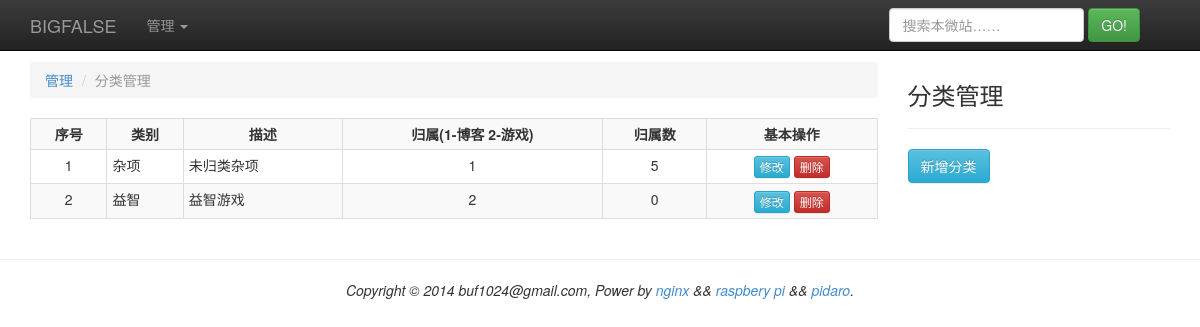
The app's page /manage/catalog (signed in) with its own data.
### tinylog/models.py (models this page shows, shortened)
class Settings(models.Model):
    title = models.CharField(max_length = 128)
    brand = models.CharField(max_length = 128)
    copy_info = models.CharField(max_length = 256)
    blog_display_count = models.IntegerField()
    blog_notify = models.BooleanField()
    blog_overview = models.BooleanField()
    game_menu_count = models.IntegerField()
    create_time = models.DateTimeField()
    update_time = models.DateTimeField()

class Catalog(models.Model):
    name = models.CharField(max_length = 64)
    desc = models.CharField(max_length = 512, null=True)
    type = models.IntegerField()
    create_time = models.DateTimeField()
    update_time = models.DateTimeField()

### tinylog/views.py (the view)
# urls.py: url(r'^manage/catalog$', 'tinylog.views.mngcatalog'),
def mngcatalog(req):
    r = try_redirect(req)
    if r != None:
        return r
    settings = get_settings()
    setting = settings['setting']
    d = {}
    d['extral_block'] = get_mngcatalog_extral_block()
    d['header_block'] = get_header_block(setting.title + u' : 分类管理',
                                              extjs = ['/js/mngcatalog.js'])
    d['nav_block'] = get_nav_block(req)
    d['content_block'] = get_mngcatalog_block()
    d['footer_block'] = get_footer_block()
    t = get_template('general.html')
    c = Context(d)
    h = t.render(c)
    return HttpResponse(h)

### tinylog/util.py (called while the page is built, shortened)
def get_settings(is_force = False):
    global _g_last_time
    global _g_read_interval
    now = int(time())
    diff = now - _g_last_time
    return _g_settings

def get_header_block(webtitle, extjs = None, extcss = None):
    settings = get_settings()
    d = {}
    d['webtitle'] = webtitle
    d['mstdjss'] = settings['stdjss']
    d['mstdcss'] = settings['stdcss']
    d['mextjs'] = extjs
    d['mextcss'] = extcss
    t = get_template('header.html')
    c = Context(d)
    h = t.render(c)
    return h

def get_nav_block(req):
    settings = get_settings()
    setting = settings['setting']
    games = settings['games']
    d = {}
    d['brand'] = setting.brand
    d['games'] = games
    d['admin'] = is_admin(req)
    t = get_template('nav.html')
    c = Context(d)
    h = t.render(c)
    return h

def get_footer_block():
    settings = get_settings()
    setting = settings['setting']
    d = {}
    d['copy_info'] = setting.copy_info
    t = get_template('footer.html')
    c = Context(d)
    h = t.render(c)
    return h

def get_confirm_dialog():
    d = {}
    d['dialog_id'] = 'dialog_confirm'
    d['dialog_title_id'] = 'dialog_confirm_title'
    d['dialog_body_id'] = 'dialog_confirm_body'
    d['dialog_title'] = u'确认'
    d['dialog_body'] = u'<h2>操作不可逆，是否确定？</h2>'
    btn_no = {}
    btn_no['id'] = 'dialog_confirm_no'
    btn_no['title'] = u'取消'
    btn_yes = {}
    btn_yes['id'] = 'dialog_confirm_yes'
    btn_yes['title'] = u'确定'
    d['btns'] = [btn_no, btn_yes]
    t = get_template('dialog.html')
    c = Context(d)
    h = t.render(c)
    return h

def is_admin(req):
    return req.user.is_authenticated()

def try_redirect(req = None):
    if is_admin(req) == False:
        return HttpResponseRedirect('/manage/admin')
    return None

### tinylog/util_catalog.py (called while the page is built)
def get_mngcatalog_block():
    settings = get_settings()
    pcatalogs = settings['pcatalogs']
    gcatalogs = settings['gcatalogs']
    l = []
    for catalog in pcatalogs:
        d = {}
        d['catalog'] = catalog
        d['passage_count'] = catalog.passage_set.count()
        l = l + [d]
    for catalog in gcatalogs:
        d = {}
        d['catalog'] = catalog
        d['passage_count'] = catalog.game_set.count()
        l = l + [d]
    d = {}
    d['catalogs'] = l
    t = get_template('mngcatalog.html')
    c = Context(d)
    h = t.render(c)
    return h

### template/nav.html (shortened to what this page needs)
<div class="navbar navbar-inverse navbar-fixed-top" role="navigation">
  <div class="container">
    <div class="navbar-header">
      <a class="navbar-brand" href="/">{{ brand }}</a>
    </div>
    <div class="navbar-collapse collapse">
      <ul class="nav navbar-nav">
        {% if admin %}
        <li class="dropdown">
          <a class="dropdown-toggle" data-toggle="dropdown" href="#">
            管理 <span class="caret"></span>
          </a>
        </li>
        {% else %}
        <li><a href="/manage/admin">管理</a></li>
        {% endif %}
      </ul>
      <form class="navbar-form navbar-right" role="search" method="get" action="/search">
        <div class="form-group">
          <input type="text" id="search_text" class="form-control" name="navq" placeholder="搜索本微站……">
        </div>
        <button type="submit" id="search_go" class="btn btn-success">GO!</button>
      </form>
    </div>
  </div>
</div>

### template/mngcatalog.html
<div class="col-md-9">
<ol class="breadcrumb">
  <li><a href="#">管理</a></li>
  <li class="active">分类管理</li>
</ol>
<table class="table table-hover table-bordered table-striped table-condensed">
  <tr>
    <th class="text-center-align">序号</th>
    <th class="text-center-align">类别</th>
    <th class="text-center-align">描述</th>
    <th class="text-center-align">归属(1-博客 2-游戏)</th>
    <th class="text-center-align">归属数</th>
    <th class="text-center-align">基本操作</th>
  </tr>
  {% if catalogs %}
  {% for catalog in catalogs %}
  <tr>
    <td class="text-center-align">{{ forloop.counter }}</td>
    <td>{{ catalog.catalog.name }}</td>
    <td>{{ catalog.catalog.desc }}</td>
    <td class="text-center-align">{{ catalog.catalog.type }}</td>
    <td class="text-center-align">{{ catalog.passage_count }}</td>
    <td class="text-center-align">
      <button class="btn btn-xs btn-info" data="{{ catalog.catalog.id }}" count="{{ catalog.passage_count }}" id="mngcatalog_modify_{{ catalog.catalog.id }}">修改</button>
      <button class="btn btn-xs btn-danger" data="{{ catalog.catalog.id }}" count="{{ catalog.passage_count }}" id="mngcatalog_delete_{{ catalog.catalog.id }}">删除</button>
    </td>
  </tr>
  {% endfor %}
  {% endif %}
</table>
</div>
<div class="col-md-3">
  <div class="bulletin">
    <h3>分类管理</h3><hr>
    <p>
      <button class="btn btn-info" id="mngcatalog_new_catalog">新增分类</button>
    </p>
  </div>
</div>

### template/footer.html
<footer>
  <div class="text-center-align">
  	<p>{{ copy_info|safe }}</p>
	</div>
</footer>

### static/css/bigfalse.css (style rules this page uses)
.text-center-align { text-align: center; }

### records on screen
Settings: brand "BIGFALSE", copy_info "Copyright © 2014 buf1024@gmail.com, Power by nginx && raspbery pi && pidaro ."
Catalog: catalog.name "杂项", catalog.desc "未归类杂项", catalog.type "1", passage_count "5"
Catalog: catalog.name "益智", catalog.desc "益智游戏", catalog.type "2", passage_count "0"
